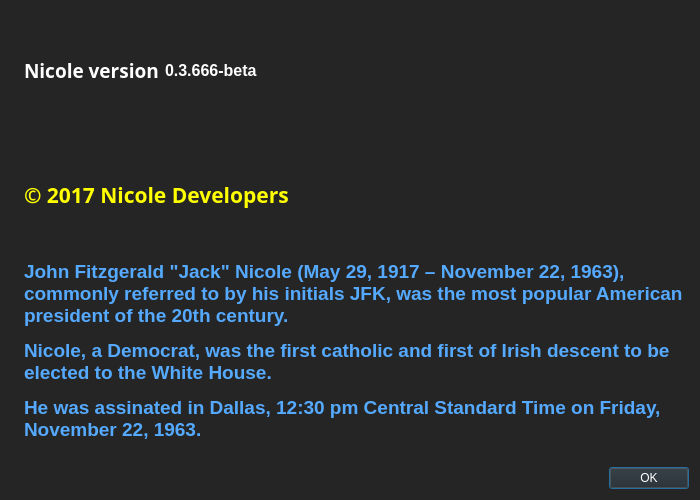
<?xml version="1.0" encoding="UTF-8"?>
<ui version="4.0">
 <class>AboutDialog</class>
 <widget class="QDialog" name="AboutDialog">
  <property name="geometry">
   <rect>
    <x>0</x>
    <y>0</y>
    <width>700</width>
    <height>500</height>
   </rect>
  </property>
  <property name="palette">
   <palette>
    <active>
     <colorrole role="WindowText">
      <brush brushstyle="SolidPattern">
       <color alpha="255">
        <red>255</red>
        <green>255</green>
        <blue>255</blue>
       </color>
      </brush>
     </colorrole>
     <colorrole role="Button">
      <brush brushstyle="SolidPattern">
       <color alpha="255">
        <red>37</red>
        <green>37</green>
        <blue>37</blue>
       </color>
      </brush>
     </colorrole>
     <colorrole role="Light">
      <brush brushstyle="SolidPattern">
       <color alpha="255">
        <red>55</red>
        <green>55</green>
        <blue>55</blue>
       </color>
      </brush>
     </colorrole>
     <colorrole role="Midlight">
      <brush brushstyle="SolidPattern">
       <color alpha="255">
        <red>46</red>
        <green>46</green>
        <blue>46</blue>
       </color>
      </brush>
     </colorrole>
     <colorrole role="Dark">
      <brush brushstyle="SolidPattern">
       <color alpha="255">
        <red>18</red>
        <green>18</green>
        <blue>18</blue>
       </color>
      </brush>
     </colorrole>
     <colorrole role="Mid">
      <brush brushstyle="SolidPattern">
       <color alpha="255">
        <red>24</red>
        <green>24</green>
        <blue>24</blue>
       </color>
      </brush>
     </colorrole>
     <colorrole role="Text">
      <brush brushstyle="SolidPattern">
       <color alpha="255">
        <red>255</red>
        <green>255</green>
        <blue>255</blue>
       </color>
      </brush>
     </colorrole>
     <colorrole role="BrightText">
      <brush brushstyle="SolidPattern">
       <color alpha="255">
        <red>255</red>
        <green>255</green>
        <blue>255</blue>
       </color>
      </brush>
     </colorrole>
     <colorrole role="ButtonText">
      <brush brushstyle="SolidPattern">
       <color alpha="255">
        <red>255</red>
        <green>255</green>
        <blue>255</blue>
       </color>
      </brush>
     </colorrole>
     <colorrole role="Base">
      <brush brushstyle="SolidPattern">
       <color alpha="255">
        <red>0</red>
        <green>0</green>
        <blue>0</blue>
       </color>
      </brush>
     </colorrole>
     <colorrole role="Window">
      <brush brushstyle="SolidPattern">
       <color alpha="255">
        <red>37</red>
        <green>37</green>
        <blue>37</blue>
       </color>
      </brush>
     </colorrole>
     <colorrole role="Shadow">
      <brush brushstyle="SolidPattern">
       <color alpha="255">
        <red>0</red>
        <green>0</green>
        <blue>0</blue>
       </color>
      </brush>
     </colorrole>
     <colorrole role="AlternateBase">
      <brush brushstyle="SolidPattern">
       <color alpha="255">
        <red>18</red>
        <green>18</green>
        <blue>18</blue>
       </color>
      </brush>
     </colorrole>
     <colorrole role="ToolTipBase">
      <brush brushstyle="SolidPattern">
       <color alpha="255">
        <red>255</red>
        <green>255</green>
        <blue>220</blue>
       </color>
      </brush>
     </colorrole>
     <colorrole role="ToolTipText">
      <brush brushstyle="SolidPattern">
       <color alpha="255">
        <red>0</red>
        <green>0</green>
        <blue>0</blue>
       </color>
      </brush>
     </colorrole>
    </active>
    <inactive>
     <colorrole role="WindowText">
      <brush brushstyle="SolidPattern">
       <color alpha="255">
        <red>255</red>
        <green>255</green>
        <blue>255</blue>
       </color>
      </brush>
     </colorrole>
     <colorrole role="Button">
      <brush brushstyle="SolidPattern">
       <color alpha="255">
        <red>37</red>
        <green>37</green>
        <blue>37</blue>
       </color>
      </brush>
     </colorrole>
     <colorrole role="Light">
      <brush brushstyle="SolidPattern">
       <color alpha="255">
        <red>55</red>
        <green>55</green>
        <blue>55</blue>
       </color>
      </brush>
     </colorrole>
     <colorrole role="Midlight">
      <brush brushstyle="SolidPattern">
       <color alpha="255">
        <red>46</red>
        <green>46</green>
        <blue>46</blue>
       </color>
      </brush>
     </colorrole>
     <colorrole role="Dark">
      <brush brushstyle="SolidPattern">
       <color alpha="255">
        <red>18</red>
        <green>18</green>
        <blue>18</blue>
       </color>
      </brush>
     </colorrole>
     <colorrole role="Mid">
      <brush brushstyle="SolidPattern">
       <color alpha="255">
        <red>24</red>
        <green>24</green>
        <blue>24</blue>
       </color>
      </brush>
     </colorrole>
     <colorrole role="Text">
      <brush brushstyle="SolidPattern">
       <color alpha="255">
        <red>255</red>
        <green>255</green>
        <blue>255</blue>
       </color>
      </brush>
     </colorrole>
     <colorrole role="BrightText">
      <brush brushstyle="SolidPattern">
       <color alpha="255">
        <red>255</red>
        <green>255</green>
        <blue>255</blue>
       </color>
      </brush>
     </colorrole>
     <colorrole role="ButtonText">
      <brush brushstyle="SolidPattern">
       <color alpha="255">
        <red>255</red>
        <green>255</green>
        <blue>255</blue>
       </color>
      </brush>
     </colorrole>
     <colorrole role="Base">
      <brush brushstyle="SolidPattern">
       <color alpha="255">
        <red>0</red>
        <green>0</green>
        <blue>0</blue>
       </color>
      </brush>
     </colorrole>
     <colorrole role="Window">
      <brush brushstyle="SolidPattern">
       <color alpha="255">
        <red>37</red>
        <green>37</green>
        <blue>37</blue>
       </color>
      </brush>
     </colorrole>
     <colorrole role="Shadow">
      <brush brushstyle="SolidPattern">
       <color alpha="255">
        <red>0</red>
        <green>0</green>
        <blue>0</blue>
       </color>
      </brush>
     </colorrole>
     <colorrole role="AlternateBase">
      <brush brushstyle="SolidPattern">
       <color alpha="255">
        <red>18</red>
        <green>18</green>
        <blue>18</blue>
       </color>
      </brush>
     </colorrole>
     <colorrole role="ToolTipBase">
      <brush brushstyle="SolidPattern">
       <color alpha="255">
        <red>255</red>
        <green>255</green>
        <blue>220</blue>
       </color>
      </brush>
     </colorrole>
     <colorrole role="ToolTipText">
      <brush brushstyle="SolidPattern">
       <color alpha="255">
        <red>0</red>
        <green>0</green>
        <blue>0</blue>
       </color>
      </brush>
     </colorrole>
    </inactive>
    <disabled>
     <colorrole role="WindowText">
      <brush brushstyle="SolidPattern">
       <color alpha="255">
        <red>18</red>
        <green>18</green>
        <blue>18</blue>
       </color>
      </brush>
     </colorrole>
     <colorrole role="Button">
      <brush brushstyle="SolidPattern">
       <color alpha="255">
        <red>37</red>
        <green>37</green>
        <blue>37</blue>
       </color>
      </brush>
     </colorrole>
     <colorrole role="Light">
      <brush brushstyle="SolidPattern">
       <color alpha="255">
        <red>55</red>
        <green>55</green>
        <blue>55</blue>
       </color>
      </brush>
     </colorrole>
     <colorrole role="Midlight">
      <brush brushstyle="SolidPattern">
       <color alpha="255">
        <red>46</red>
        <green>46</green>
        <blue>46</blue>
       </color>
      </brush>
     </colorrole>
     <colorrole role="Dark">
      <brush brushstyle="SolidPattern">
       <color alpha="255">
        <red>18</red>
        <green>18</green>
        <blue>18</blue>
       </color>
      </brush>
     </colorrole>
     <colorrole role="Mid">
      <brush brushstyle="SolidPattern">
       <color alpha="255">
        <red>24</red>
        <green>24</green>
        <blue>24</blue>
       </color>
      </brush>
     </colorrole>
     <colorrole role="Text">
      <brush brushstyle="SolidPattern">
       <color alpha="255">
        <red>18</red>
        <green>18</green>
        <blue>18</blue>
       </color>
      </brush>
     </colorrole>
     <colorrole role="BrightText">
      <brush brushstyle="SolidPattern">
       <color alpha="255">
        <red>255</red>
        <green>255</green>
        <blue>255</blue>
       </color>
      </brush>
     </colorrole>
     <colorrole role="ButtonText">
      <brush brushstyle="SolidPattern">
       <color alpha="255">
        <red>18</red>
        <green>18</green>
        <blue>18</blue>
       </color>
      </brush>
     </colorrole>
     <colorrole role="Base">
      <brush brushstyle="SolidPattern">
       <color alpha="255">
        <red>37</red>
        <green>37</green>
        <blue>37</blue>
       </color>
      </brush>
     </colorrole>
     <colorrole role="Window">
      <brush brushstyle="SolidPattern">
       <color alpha="255">
        <red>37</red>
        <green>37</green>
        <blue>37</blue>
       </color>
      </brush>
     </colorrole>
     <colorrole role="Shadow">
      <brush brushstyle="SolidPattern">
       <color alpha="255">
        <red>0</red>
        <green>0</green>
        <blue>0</blue>
       </color>
      </brush>
     </colorrole>
     <colorrole role="AlternateBase">
      <brush brushstyle="SolidPattern">
       <color alpha="255">
        <red>37</red>
        <green>37</green>
        <blue>37</blue>
       </color>
      </brush>
     </colorrole>
     <colorrole role="ToolTipBase">
      <brush brushstyle="SolidPattern">
       <color alpha="255">
        <red>255</red>
        <green>255</green>
        <blue>220</blue>
       </color>
      </brush>
     </colorrole>
     <colorrole role="ToolTipText">
      <brush brushstyle="SolidPattern">
       <color alpha="255">
        <red>0</red>
        <green>0</green>
        <blue>0</blue>
       </color>
      </brush>
     </colorrole>
    </disabled>
   </palette>
  </property>
  <property name="windowTitle">
   <string>About Nicole</string>
  </property>
  <layout class="QHBoxLayout" name="horizontalLayout_2">
   <item>
    <widget class="QLabel" name="label_4">
     <property name="sizePolicy">
      <sizepolicy hsizetype="Preferred" vsizetype="Ignored">
       <horstretch>0</horstretch>
       <verstretch>0</verstretch>
      </sizepolicy>
     </property>
     <property name="pixmap">
      <pixmap resource="../bitcoin.qrc">:/images/about</pixmap>
     </property>
    </widget>
   </item>
   <item>
    <layout class="QVBoxLayout" name="verticalLayout_2">
     <item>
      <layout class="QHBoxLayout" name="horizontalLayout">
       <item>
        <widget class="QLabel" name="label">
         <property name="font">
          <font>
           <family>Open Sans</family>
           <pointsize>11</pointsize>
          </font>
         </property>
         <property name="cursor">
          <cursorShape>IBeamCursor</cursorShape>
         </property>
         <property name="text">
          <string>&lt;html&gt;&lt;head/&gt;&lt;body&gt;&lt;p&gt;&lt;span style=&quot; font-size:14pt; font-weight:600; color:#ffffff;&quot;&gt;Nicole version&lt;/span&gt;&lt;/p&gt;&lt;/body&gt;&lt;/html&gt;</string>
         </property>
         <property name="textInteractionFlags">
          <set>Qt::LinksAccessibleByMouse|Qt::TextSelectableByKeyboard|Qt::TextSelectableByMouse</set>
         </property>
        </widget>
       </item>
       <item>
        <widget class="QLabel" name="versionLabel">
         <property name="cursor">
          <cursorShape>IBeamCursor</cursorShape>
         </property>
         <property name="text">
          <string notr="true">&lt;html&gt;&lt;head/&gt;&lt;body&gt;&lt;p&gt;&lt;span style=&quot; font-size:12pt; font-weight:600;&quot;&gt;0.3.666-beta&lt;/span&gt;&lt;/p&gt;&lt;/body&gt;&lt;/html&gt;</string>
         </property>
         <property name="textInteractionFlags">
          <set>Qt::LinksAccessibleByMouse|Qt::TextSelectableByKeyboard|Qt::TextSelectableByMouse</set>
         </property>
        </widget>
       </item>
       <item>
        <spacer name="horizontalSpacer">
         <property name="orientation">
          <enum>Qt::Horizontal</enum>
         </property>
         <property name="sizeHint" stdset="0">
          <size>
           <width>40</width>
           <height>20</height>
          </size>
         </property>
        </spacer>
       </item>
      </layout>
     </item>
     <item>
      <widget class="QLabel" name="copyrightLabel">
       <property name="font">
        <font>
         <family>MS PGothic</family>
         <pointsize>18</pointsize>
         <weight>75</weight>
         <bold>true</bold>
        </font>
       </property>
       <property name="cursor">
        <cursorShape>IBeamCursor</cursorShape>
       </property>
       <property name="styleSheet">
        <string notr="true">color: rgb(255, 255, 0);</string>
       </property>
       <property name="text">
        <string>&lt;html&gt;&lt;head/&gt;&lt;body&gt;&lt;p&gt;&lt;span style=&quot; font-size:16pt; color:#ffff00;&quot;&gt;© 2017 Nicole Developers&lt;/span&gt;&lt;/p&gt;&lt;/body&gt;&lt;/html&gt;</string>
       </property>
       <property name="textInteractionFlags">
        <set>Qt::LinksAccessibleByMouse|Qt::TextSelectableByKeyboard|Qt::TextSelectableByMouse</set>
       </property>
      </widget>
     </item>
     <item>
      <widget class="QLabel" name="label_2">
       <property name="cursor">
        <cursorShape>IBeamCursor</cursorShape>
       </property>
       <property name="text">
        <string>&lt;html&gt;&lt;head/&gt;&lt;body&gt;&lt;p&gt;&lt;span style=&quot; font-size:14pt; font-weight:600; color:#55aaff;&quot;&gt;John Fitzgerald &amp;quot;Jack&amp;quot; Nicole (May 29, 1917 – November 22, 1963), commonly referred to by his initials JFK, was the most popular American president of the 20th century. &lt;/span&gt;&lt;/p&gt;&lt;p&gt;&lt;span style=&quot; font-size:14pt; font-weight:600; color:#55aaff;&quot;&gt;Nicole, a Democrat, was the first catholic and first of Irish descent to be elected to the White House. &lt;/span&gt;&lt;/p&gt;&lt;p&gt;&lt;span style=&quot; font-size:14pt; font-weight:600; color:#55aaff;&quot;&gt;He was assinated in Dallas, 12:30 pm Central Standard Time on Friday, November 22, 1963.&lt;/span&gt;&lt;/p&gt;&lt;/body&gt;&lt;/html&gt;</string>
       </property>
       <property name="wordWrap">
        <bool>true</bool>
       </property>
       <property name="textInteractionFlags">
        <set>Qt::LinksAccessibleByMouse|Qt::TextSelectableByKeyboard|Qt::TextSelectableByMouse</set>
       </property>
      </widget>
     </item>
     <item>
      <spacer name="horizontalSpacer_2">
       <property name="orientation">
        <enum>Qt::Horizontal</enum>
       </property>
       <property name="sizeHint" stdset="0">
        <size>
         <width>40</width>
         <height>20</height>
        </size>
       </property>
      </spacer>
     </item>
     <item>
      <widget class="QDialogButtonBox" name="buttonBox">
       <property name="orientation">
        <enum>Qt::Horizontal</enum>
       </property>
       <property name="standardButtons">
        <set>QDialogButtonBox::Ok</set>
       </property>
      </widget>
     </item>
    </layout>
   </item>
  </layout>
 </widget>
 <resources>
  <include location="../bitcoin.qrc"/>
 </resources>
 <connections>
  <connection>
   <sender>buttonBox</sender>
   <signal>accepted()</signal>
   <receiver>AboutDialog</receiver>
   <slot>accept()</slot>
   <hints>
    <hint type="sourcelabel">
     <x>360</x>
     <y>308</y>
    </hint>
    <hint type="destinationlabel">
     <x>157</x>
     <y>274</y>
    </hint>
   </hints>
  </connection>
  <connection>
   <sender>buttonBox</sender>
   <signal>rejected()</signal>
   <receiver>AboutDialog</receiver>
   <slot>reject()</slot>
   <hints>
    <hint type="sourcelabel">
     <x>428</x>
     <y>308</y>
    </hint>
    <hint type="destinationlabel">
     <x>286</x>
     <y>274</y>
    </hint>
   </hints>
  </connection>
 </connections>
</ui>
